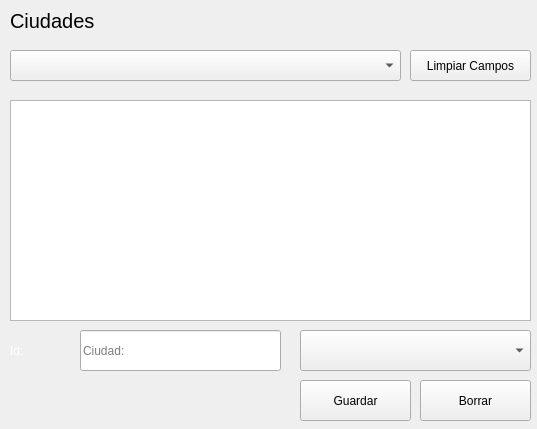
<?xml version="1.0" encoding="UTF-8"?>
<ui version="4.0">
 <class>Ciudad</class>
 <widget class="QWidget" name="Ciudad">
  <property name="geometry">
   <rect>
    <x>0</x>
    <y>0</y>
    <width>537</width>
    <height>429</height>
   </rect>
  </property>
  <property name="windowTitle">
   <string>Ciudades</string>
  </property>
  <widget class="QComboBox" name="comboBox">
   <property name="geometry">
    <rect>
     <x>10</x>
     <y>50</y>
     <width>391</width>
     <height>31</height>
    </rect>
   </property>
   <property name="placeholderText">
    <string>Ciudades:</string>
   </property>
  </widget>
  <widget class="QPushButton" name="botonGuardar">
   <property name="geometry">
    <rect>
     <x>300</x>
     <y>380</y>
     <width>111</width>
     <height>41</height>
    </rect>
   </property>
   <property name="text">
    <string>Guardar</string>
   </property>
  </widget>
  <widget class="QPushButton" name="botonBorrar">
   <property name="geometry">
    <rect>
     <x>420</x>
     <y>380</y>
     <width>111</width>
     <height>41</height>
    </rect>
   </property>
   <property name="text">
    <string>Borrar</string>
   </property>
  </widget>
  <widget class="QLabel" name="label">
   <property name="geometry">
    <rect>
     <x>10</x>
     <y>0</y>
     <width>371</width>
     <height>41</height>
    </rect>
   </property>
   <property name="font">
    <font>
     <pointsize>15</pointsize>
    </font>
   </property>
   <property name="text">
    <string>Ciudades</string>
   </property>
  </widget>
  <widget class="QLineEdit" name="ciudad_text">
   <property name="geometry">
    <rect>
     <x>80</x>
     <y>330</y>
     <width>201</width>
     <height>41</height>
    </rect>
   </property>
   <property name="text">
    <string/>
   </property>
   <property name="placeholderText">
    <string>Ciudad:</string>
   </property>
  </widget>
  <widget class="QTableWidget" name="tableWidget">
   <property name="geometry">
    <rect>
     <x>10</x>
     <y>100</y>
     <width>521</width>
     <height>221</height>
    </rect>
   </property>
  </widget>
  <widget class="QLabel" name="id_label">
   <property name="geometry">
    <rect>
     <x>10</x>
     <y>330</y>
     <width>61</width>
     <height>41</height>
    </rect>
   </property>
   <property name="autoFillBackground">
    <bool>true</bool>
   </property>
   <property name="styleSheet">
    <string notr="true">color: rgb(255, 255, 255);

</string>
   </property>
   <property name="text">
    <string>Id:</string>
   </property>
  </widget>
  <widget class="QPushButton" name="LimpiarCampos">
   <property name="geometry">
    <rect>
     <x>410</x>
     <y>50</y>
     <width>121</width>
     <height>31</height>
    </rect>
   </property>
   <property name="text">
    <string>Limpiar Campos</string>
   </property>
  </widget>
  <widget class="QComboBox" name="combo_estados">
   <property name="geometry">
    <rect>
     <x>300</x>
     <y>330</y>
     <width>231</width>
     <height>41</height>
    </rect>
   </property>
   <property name="placeholderText">
    <string>Estados:</string>
   </property>
  </widget>
 </widget>
 <resources/>
 <connections/>
</ui>
